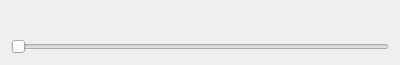
<?xml version="1.0" encoding="UTF-8"?>
<ui version="4.0">
 <class>Dialog</class>
 <widget class="QDialog" name="Dialog">
  <property name="geometry">
   <rect>
    <x>0</x>
    <y>0</y>
    <width>400</width>
    <height>65</height>
   </rect>
  </property>
  <property name="windowTitle">
   <string>Dialog</string>
  </property>
  <layout class="QVBoxLayout" name="verticalLayout">
   <item>
    <widget class="StatusLabel" name="statuslabel">
     <property name="font">
      <font>
       <family>Monospace</family>
       <pointsize>11</pointsize>
      </font>
     </property>
     <property name="alignment">
      <set>Qt::AlignCenter</set>
     </property>
     <property name="rules" stdset="0">
      <string>[{&quot;channels&quot;: [{&quot;url&quot;: &quot;status:spindle.0.override&quot;, &quot;trigger&quot;: true}], &quot;property&quot;: &quot;Text&quot;, &quot;expression&quot;: &quot;'Speed Override: {:4.0%}'.format(ch[0])&quot;, &quot;name&quot;: &quot;New Rule&quot;}]</string>
     </property>
    </widget>
   </item>
   <item>
    <widget class="ActionSlider" name="actionslider">
     <property name="singleStep">
      <number>5</number>
     </property>
     <property name="orientation">
      <enum>Qt::Horizontal</enum>
     </property>
     <property name="actionName" stdset="0">
      <string>spindle.0.override</string>
     </property>
    </widget>
   </item>
  </layout>
 </widget>
 <customwidgets>
  <customwidget>
   <class>ActionSlider</class>
   <extends>QSlider</extends>
   <header>qtpyvcp.widgets.input_widgets.action_slider</header>
  </customwidget>
  <customwidget>
   <class>StatusLabel</class>
   <extends>QLabel</extends>
   <header>qtpyvcp.widgets.display_widgets.status_label</header>
  </customwidget>
 </customwidgets>
 <resources/>
 <connections/>
</ui>
